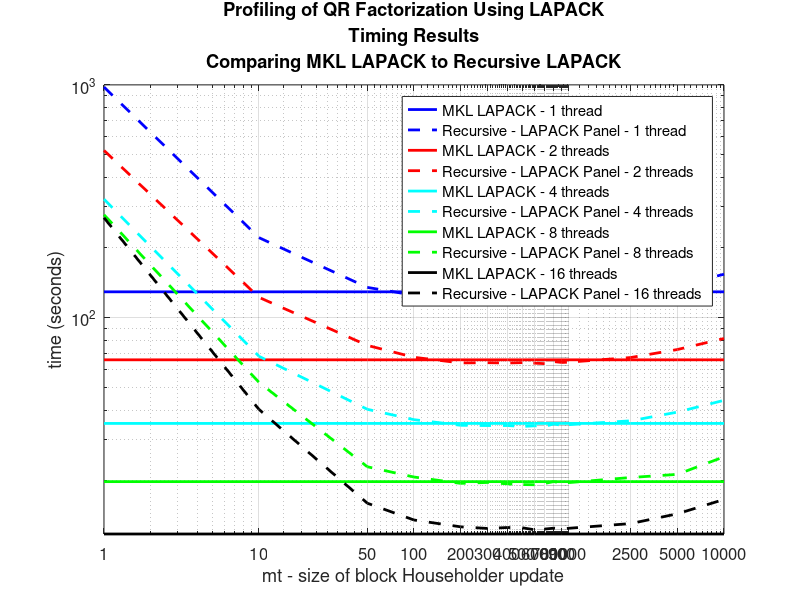
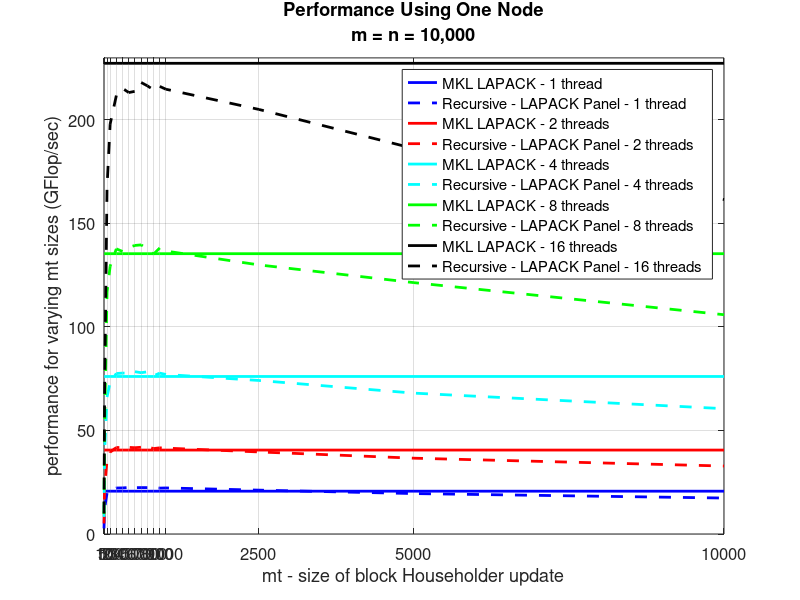

Write the MATLAB code that produced these figures, in order.
%
   close all
   clear
%
%  This is a comparison of recursive DGEQRF and MKL DGEQRF
%
  mt = [ 1, 10, 50, 100:100:1000, 2500, 5000, 10000 ];
  m = 10000;
  n = 10000;
%
%  
%
   mkl_lapack1  = 128.9239*ones(1,size(mt,2));
   rec_lapack1  = [ 978.6006, 220.3600, 134.6966, 124.6622, 119.9866, 119.7910, 118.6702, 119.1469, 118.8736, 118.9859, 119.5035, 120.2647, 119.8432, 125.8140, 136.5313, 153.4843 ];
%
   mkl_lapack2  = 65.7663*ones(1,size(mt,2));
   rec_lapack2  = [ 522.4787, 122.0465, 75.8688, 67.4299, 63.7843, 63.9174, 63.7302, 63.9675, 63.6356, 63.3135, 64.6192, 64.0646, 64.2783, 67.2701, 72.8162, 81.2160 ];
%
   mkl_lapack4  = 35.0425*ones(1,size(mt,2));
   rec_lapack4  = [ 322.3849, 68.0925, 40.3004, 36.3665, 34.3975, 34.3066, 34.3161, 34.0100, 34.2250, 34.0323, 34.9000, 34.3078, 34.6073, 35.9570, 39.1868, 44.0415 ];
%
   mkl_lapack8  = 19.6928*ones(1,size(mt,2));
   rec_lapack8  = [ 276.6118, 52.5733, 22.8147, 20.6116, 19.3580, 19.5373, 19.2606, 19.1295, 19.0925, 19.3535, 19.7195, 19.2968, 19.5098, 20.5141, 21.1619, 25.1728 ];
%
   mkl_lapack16 = 11.7264*ones(1,size(mt,2));
   rec_lapack16 = [ 268.4140, 40.2419, 15.9036, 13.4670, 12.5893, 12.3851, 12.5048, 12.4698, 12.2254, 12.3173, 12.4254, 12.3331, 12.4106, 13.0019, 14.3223, 16.5065 ];
%   
   mkl_lapack_gflop1  = 20.6840*ones(1,size(mt,2));
   rec_lapack_gflop1  = [ 2.7250, 12.1014, 19.7976, 21.3911, 22.2247, 22.2610, 22.4712, 22.3813, 22.4238, 22.4116, 22.3145, 22.1733, 22.2513, 21.1953, 19.5315, 17.3743 ];
%   
   mkl_lapack_gflop2  = 40.5476*ones(1,size(mt,2));
   rec_lapack_gflop2  = [ 5.1039, 21.8496, 35.6178, 39.5472, 41.8076, 41.7205, 41.8431, 41.6879, 41.9053, 42.1185, 41.2674, 41.6247, 41.4863, 39.6412, 36.6219, 32.8343 ];
%   
   mkl_lapack_gflop4  = 76.0981*ones(1,size(mt,2));
   rec_lapack_gflop4  = [ 8.2717, 39.1624, 66.1697, 73.3275, 77.5251, 77.7305, 77.7089, 78.4084, 77.9159, 78.3570, 76.4088, 77.7277, 77.0551, 74.1628, 68.0501, 60.5490 ];
%   
   mkl_lapack_gflop8  = 135.4135*ones(1,size(mt,2));
   rec_lapack_gflop8  = [ 9.6405, 50.7229, 116.8839, 129.3769, 137.7552, 136.4914, 138.4521, 139.4006, 139.6707, 137.7873, 135.2299, 138.1920, 136.6838, 129.9918, 121.4227, 105.9344 ];
%   
   mkl_lapack_gflop16 = 227.3878*ones(1,size(mt,2));
   rec_lapack_gflop16 = [ 9.9349, 66.2659, 167.6767, 198.0147, 211.8197, 215.3118, 213.2513, 213.8505, 218.1250, 216.4977, 214.6140, 216.2196, 214.8609, 205.0989, 186.1893, 161.5530 ];
%
%
%
   figure
   ax = axes;
   loglog(mt,mkl_lapack1,'LineWidth', 2, 'color', 'b'); hold on;
   loglog(mt,rec_lapack1,'--','LineWidth', 2, 'color', 'b'); hold on;
   loglog(mt,mkl_lapack2,'LineWidth', 2, 'color', 'r'); hold on;
   loglog(mt,rec_lapack2,'--','LineWidth', 2, 'color', 'r'); hold on;
   loglog(mt,mkl_lapack4,'LineWidth', 2, 'color', 'c'); hold on;
   loglog(mt,rec_lapack4,'--','LineWidth', 2, 'color', 'c'); hold on;
   loglog(mt,mkl_lapack8,'LineWidth', 2, 'color', 'g'); hold on;
   loglog(mt,rec_lapack8,'--','LineWidth', 2, 'color', 'g'); hold on;
   loglog(mt,mkl_lapack16,'LineWidth', 2, 'color', 'k'); hold on;
   loglog(mt,rec_lapack16,'--','LineWidth', 2, 'color', 'k'); hold on;
   grid on;
   axis([ 1 10000 0 1000 ]);
   legend('MKL LAPACK - 1 thread', 'Recursive - LAPACK Panel - 1 thread', 'MKL LAPACK - 2 threads', 'Recursive - LAPACK Panel - 2 threads', 'MKL LAPACK - 4 threads', 'Recursive - LAPACK Panel - 4 threads', 'MKL LAPACK - 8 threads', 'Recursive - LAPACK Panel - 8 threads', 'MKL LAPACK - 16 threads', 'Recursive - LAPACK Panel - 16 threads');
   title({'Profiling of QR Factorization Using LAPACK','Timing Results','Comparing MKL LAPACK to Recursive LAPACK'});
   xlabel('mt - size of block Householder update')
   ylabel('time (seconds)')
   set( ax, 'XTick', mt );
   set( ax, 'XTickLabel', mt );
   set(gca,'FontSize',12);
   grid on
%
%
%
   figure
   ax = axes;
   plot(mt,mkl_lapack_gflop1,'LineWidth', 2, 'color', 'b'); hold on;
   plot(mt,rec_lapack_gflop1,'--','LineWidth', 2, 'color', 'b'); hold on;
   plot(mt,mkl_lapack_gflop2,'LineWidth', 2, 'color', 'r'); hold on;
   plot(mt,rec_lapack_gflop2,'--','LineWidth', 2, 'color', 'r'); hold on;
   plot(mt,mkl_lapack_gflop4,'LineWidth', 2, 'color', 'c'); hold on;
   plot(mt,rec_lapack_gflop4,'--','LineWidth', 2, 'color', 'c'); hold on;
   plot(mt,mkl_lapack_gflop8,'LineWidth', 2, 'color', 'g'); hold on;
   plot(mt,rec_lapack_gflop8,'--','LineWidth', 2, 'color', 'g'); hold on;
   plot(mt,mkl_lapack_gflop16,'LineWidth', 2, 'color', 'k'); hold on;
   plot(mt,rec_lapack_gflop16,'--','LineWidth', 2, 'color', 'k'); hold on;
   grid on;
   axis([ 1 10000 0 230 ]);
   legend('MKL LAPACK - 1 thread', 'Recursive - LAPACK Panel - 1 thread', 'MKL LAPACK - 2 threads', 'Recursive - LAPACK Panel - 2 threads', 'MKL LAPACK - 4 threads', 'Recursive - LAPACK Panel - 4 threads', 'MKL LAPACK - 8 threads', 'Recursive - LAPACK Panel - 8 threads', 'MKL LAPACK - 16 threads', 'Recursive - LAPACK Panel - 16 threads');
   title({'Performance Using One Node','m = n = 10,000'});
   xlabel('mt - size of block Householder update')
   ylabel('performance for varying mt sizes (GFlop/sec)')
   set( ax, 'XTick', mt );
   set( ax, 'XTickLabel', mt  );
   set(gca,'FontSize',12);
   grid on

   return
